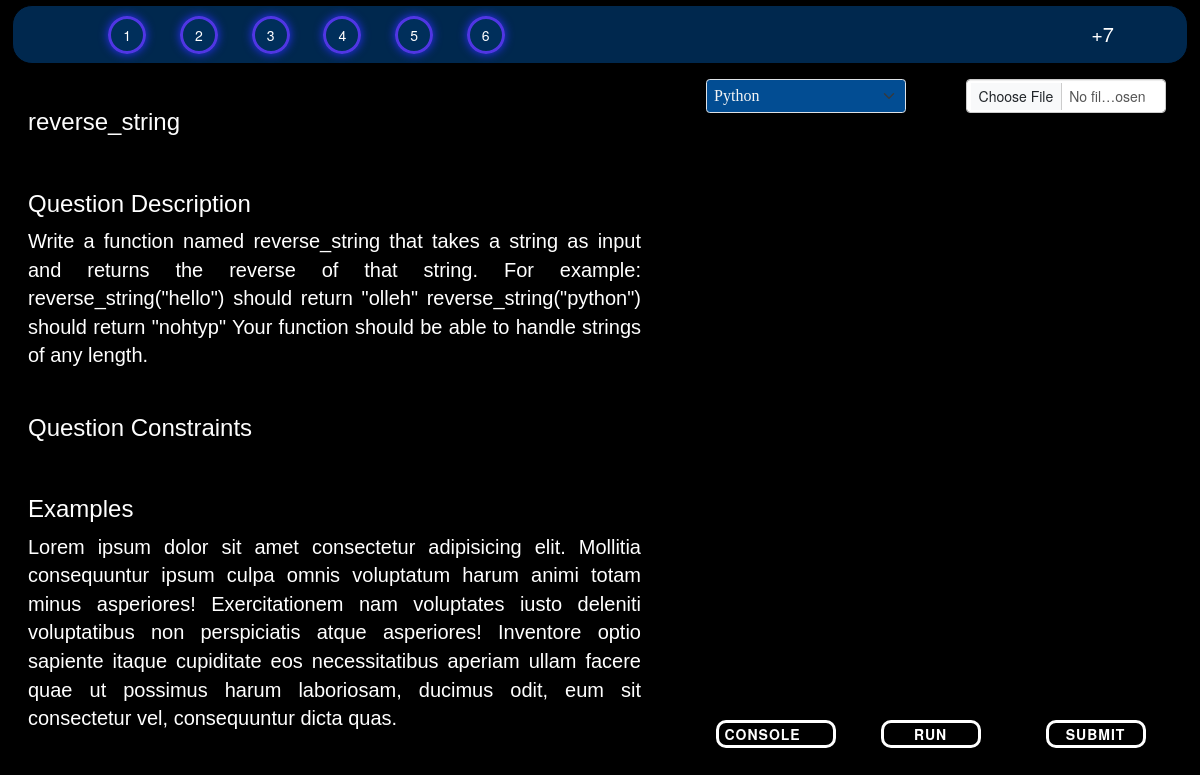
The page /question/1 (signed in) on the database its author committed.
### app1/models.py (models this page shows)
class Question(models.Model):
    q_id = models.IntegerField(primary_key=True)
    q_title = models.CharField(max_length=40)
    q_descrp =models.TextField()
    q_ip_formate = models.TextField(null=True,blank=True)
    q_op_formate = models.TextField(null=True,blank=True)
    q_const = models.TextField(null=True,blank=True)
    q_sip = models.TextField(null=True,blank=True)
    q_sop = models.TextField(null=True,blank=True)
    q_diff_level = models.CharField( max_length=50)
    q_point = models.IntegerField(default=0)
    q_aqrcy = models.IntegerField(default=0)
    q_subns = models.IntegerField(default=0)
    q_time_limit = models.IntegerField(null=True,default=1)
    q_memory_limit = models.IntegerField(null=True,default=50000)
    def __str__(self):
        return f"{self.q_id}"

### app1/views.py (the view)
# urls.py: path('question/', views.questions, name='questions'),
@login_required(login_url='login')
def question(request,id):
    context={}
    question = Question.objects.get(q_id=id)
    print("question",question)
    user = User.objects.get(username=request.user)
    player = Player.objects.get(user=user)
    team = Team.objects.get(user__username=request.user)
    print("this is user : ",user,"with team id : ",team)
    context["question"]=question
    context["player"]=player
    context["team"]=team
    context["isSolved"]=False
    try:
        submission = Submission.objects.filter(team=team,q_id=question,q_status="AC").last()
        print("last accepted submission ",submission)
        context["isSolved"]=True
        context["user_code"]=json.dumps(submission.s_code)
    except:
        try:
            submission = Submission.objects.filter(player=user,q_id=question).last()
            context["isSolved"]=True
            context["user_code"]=json.dumps(submission.s_code)
        except:
            context["isSolved"]=False
            context["user_code"]=json.dumps("#Write your code here..")
    try:
        if submission.s_language == "cpp":
            context["code_lang_cpp"]="cpp"
        if submission.s_language == "c":
            context["code_lang_c"]="c"
    except:
        pass
    print("user code  : ",context["user_code"])
    return render(request,"app1/codingPage.html",context)

### app1/models.py (called while the page is built)
    def __str__(self) -> str:
        return f"{self.id}"

    def __str__(self):
        return f"{self.team}"

### app1/templates/app1/codingPage.html (shortened to what this page needs)
<!DOCTYPE html>
{% load static %}
<html lang="en">
<head>
    <link rel="stylesheet" href="{% static 'app1/css/codingPage.css' %}">
    <link href="https://cdn.jsdelivr.net/npm/bootstrap@5.3.0-alpha1/dist/css/bootstrap.min.css" rel="stylesheet">
    <link href="https://cdnjs.cloudflare.com/ajax/libs/prism/1.24.1/themes/prism.min.css" rel="stylesheet" />
    <link rel="stylesheet" href="https://maxcdn.bootstrapcdn.com/bootstrap/3.4.1/css/bootstrap.min.css">
</head>
<body class="mainBody">
<section class="head-strip">
   <div class="questions ">
     <div class="queno"><button type="button  "class=" btn  btn-dark" id="qbtn" onclick="location.href='/question/1'">1</button></div>
     <div class="queno"><button type="button " class=" btn btn-dark   " id="qbtn" onclick="location.href='/question/2'">2</button></div>
     <div class="queno"><button type="button " class=" btn btn-dark   " id="qbtn" onclick="location.href='/question/3'">3</button></div>
     <div class="queno"><button type="button " class=" btn btn-dark   " id="qbtn" onclick="location.href='/question/4'">4</button></div>
     <div class="queno"><button type="button " class=" btn btn-dark   " id="qbtn" onclick="location.href='/question/5'">5</button></div>
     <div class="queno"><button type="button " class=" btn btn-dark   " id="qbtn" onclick="location.href='/question/6'">6</button></div>
   </div>
   <div class="score-time">
    <div class="btn-group mx-auto" role="group" aria-label="Basic outlined example">
        <div type="button" class="btn btn-outline-dark "id="score">+7</div>
      </div>
   </div>
</section>
<section class="coding ">
  <div class="questionpart">
    <div class="que-name">
      <h3> {{question.q_title}} </h3>
  </div>
   <div class="quepart que-description" style="height: auto;">
    <h3>Question Description</h3>
    {{question.q_descrp}}
   </div>
   <div class="quepart que-constrains">
    <h3>Question Constraints</h3>
   </div>
   <div class=" quepart que-examples">
    <h3>Examples</h3>
    Lorem ipsum dolor sit amet consectetur adipisicing elit. Mollitia consequuntur ipsum culpa omnis voluptatum harum animi totam minus asperiores! Exercitationem nam voluptates iusto deleniti voluptatibus non perspiciatis atque asperiores! Inventore optio sapiente itaque cupiditate eos necessitatibus aperiam ullam facere quae ut possimus harum laboriosam, ducimus odit, eum sit consectetur vel, consequuntur dicta quas.
   </div>
 </div>
   <form action="" method="POST" id="code_form">
       <div class="codingpart">
    <div class="drop-buttons">
        <div class="lang">
            <select class="form-select langbtn btn-outline-dark " id="langbtn" aria-label="Default select example" style="background-color: rgba(3, 111, 212, 0.696);">
                <option value="python" selected>Python</option>
              </select>
        </div>
        <div class="choosefile" >
         <input type="file"  class="form-control choosef btn-outline-dark"  id="customFile" accept=".c, .cpp, .py" />
        </div>
    </div>
    <div class="code-section">
      <div   class="codehere" id="editor1">
      </div>
    </div>
    <div class="submit-strip">
      <div class="console">
        <button type="button" class="console-btn d-flex flex-wrap " data-toggle="collapse" id="console-btn"data-target="#test-cases" >
          Console
        </button>
    </div>
      <div class="submit-btn">
        <button type="button" class="run-btn   btn-outline-dark" id="run_code">Run</button>
      </div>
      <div class="submit-btn">
        <button type="button" class="run-btn  btn-outline-dark" id="submit_code">Submit</button>
      </div>
    </div>
   </div>
  </form>
</section>
</body>
</html>

### app1/static/app1/css/codingPage.css (style rules this page uses)
.mainBody { background-color: black; }
.head-strip { display: grid; grid-template-columns: 50% 50%; height: 7vh; margin: 5px auto; width: 98vw; border: 1px solid black; border-radius: 20px; background-color: rgba(0, 49, 95, 0.829); }
.queno { display: inline ; margin: 0px 15px; }
.questions { margin: auto; }
#qbtn { border-radius: 100%; background-color: rgba(0, 49, 95, 0.829); border-width: 3px; border-color: #5036e4; box-shadow: 0 0 10px #2b2fff; color: white; }
.score-time { margin: auto 5vw auto auto; }
.drop-buttons { display: grid; grid-template-columns: 50% 50%; padding: 0px 20px; }
.choosefile .choosef { width: 200px; margin-left: auto; }
#langbtn { width: 200px; font-family: 'Quicksand,sans-serif'; font-size: 16px; color: whitesmoke; }
.coding { height: 80vh; margin: 5px; display: grid; grid-template-columns: 55% 45%; margin: auto; justify-content: center; padding:10px ; }
.questionpart { margin:0px auto; padding: 0px 8px; display: grid; grid-template-rows: auto; overflow-x: hidden; overflow-y: scroll; }
.codingpart { height: 100%; margin:0px auto; width: 90%; display: grid; grid-template-rows: 7% 88% 7%; }
.code-section { margin-top: 3%; display: grid; padding-bottom: 10px; }
.codehere { border-radius: 20px; display: flex; flex-direction: column; overflow-y: auto; }
#editor1 { margin-bottom: 20px; height: 100%; width: 100%; }
.console-btn { width: 120px; margin-left: 10px; border-radius: 10px; }
.submit-strip { display: grid; grid-template-columns:33% 33% 33% ; }
.submit-btn { padding: 0; }
.run-btn { border-radius: 10px; }
.submit-btn button { width: 100px; }
#score,#time { color: white; font-size: 20px; }
.console-btn,.run-btn { border: none; font-family: inherit; font-size: inherit; color: inherit; background: none; cursor: pointer; display: inline-block; margin: 15px 30px; text-transform: uppercase; letter-spacing: 1px; font-weight: 700; outline: none; position: relative; -webkit-transition: all 0.4s; -moz-transition: all 0.4s; transition: all 0.4s; }
.console-btn,.run-btn { border: 3px solid rgb(255, 255, 255); color: rgb(255, 255, 255); }
.console-btn::after,.run-btn::after { content: ''; position: absolute; z-index: -1; -webkit-transition: all 0.4s; -moz-transition: all 0.4s; transition: all 0.4s; color: black; }
.console-btn:after { width: 0%; height: 100%; top: 0; left: 0; background: rgb(47, 255, 50); color: black; }
.run-btn:after { width: 0%; height: 100%; top: 0; left: 0; background: rgb(47, 255, 50); }
.que-name,.que-constrains { color: rgb(253, 253, 253); border-radius: 20px; padding:10px 10px 10px 10px; margin-bottom: 5px; font-family:'Trebuchet MS', 'Lucida Sans Unicode', 'Lucida Grande', 'Lucida Sans', Arial, sans-serif; font-size: 20px; justify-content: left; text-align: justify; }
.que-description,.que-examples { color: rgb(255, 255, 255); border-radius: 20px; background-color:none; padding:10px 10px 10px 10px; margin-bottom: 5px; font-family:'Trebuchet MS', 'Lucida Sans Unicode', 'Lucida Grande', 'Lucida Sans', Arial, sans-serif; font-size: 20px; text-align:justify; }

### rows shown on the page
Question: q_title "reverse_string", q_descrp "Write a function named reverse_string that takes a string as input and returns the reverse of that string. For example: reverse_string(\"hello\") should return \"olleh\" reverse_string(\"python\") should return \"nohtyp\" Your function should be able to handle strings of any length."
